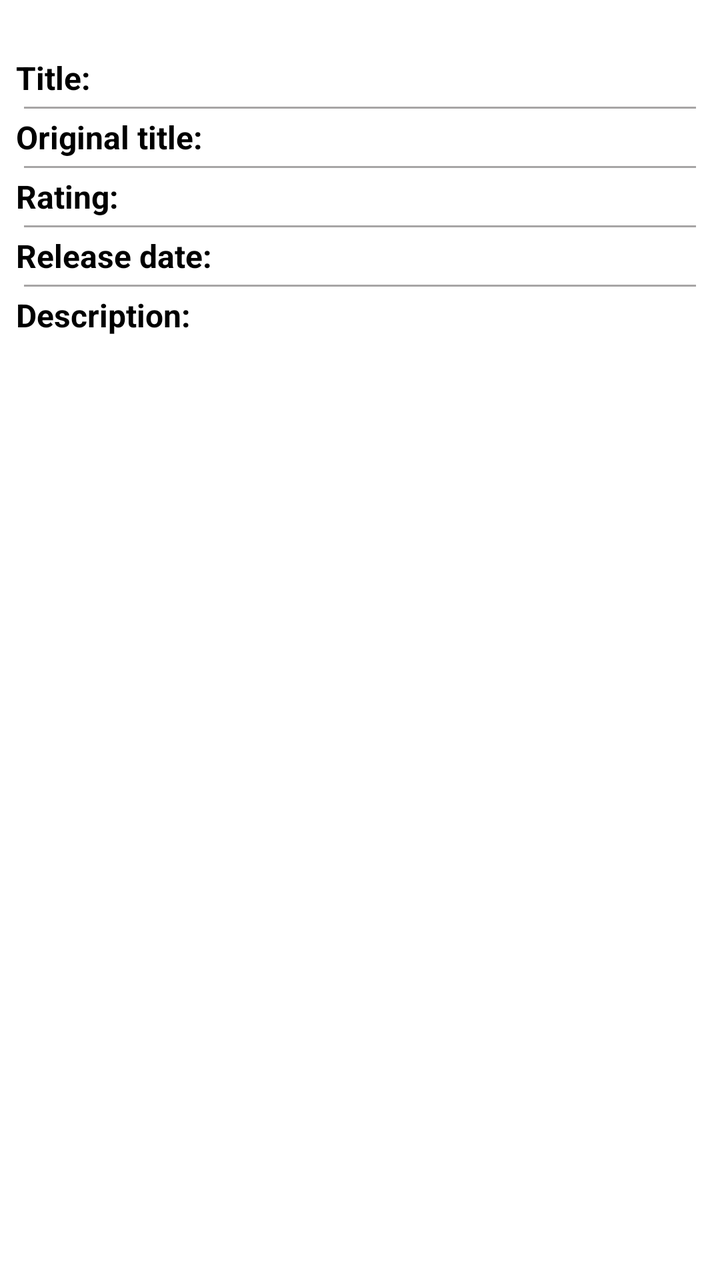
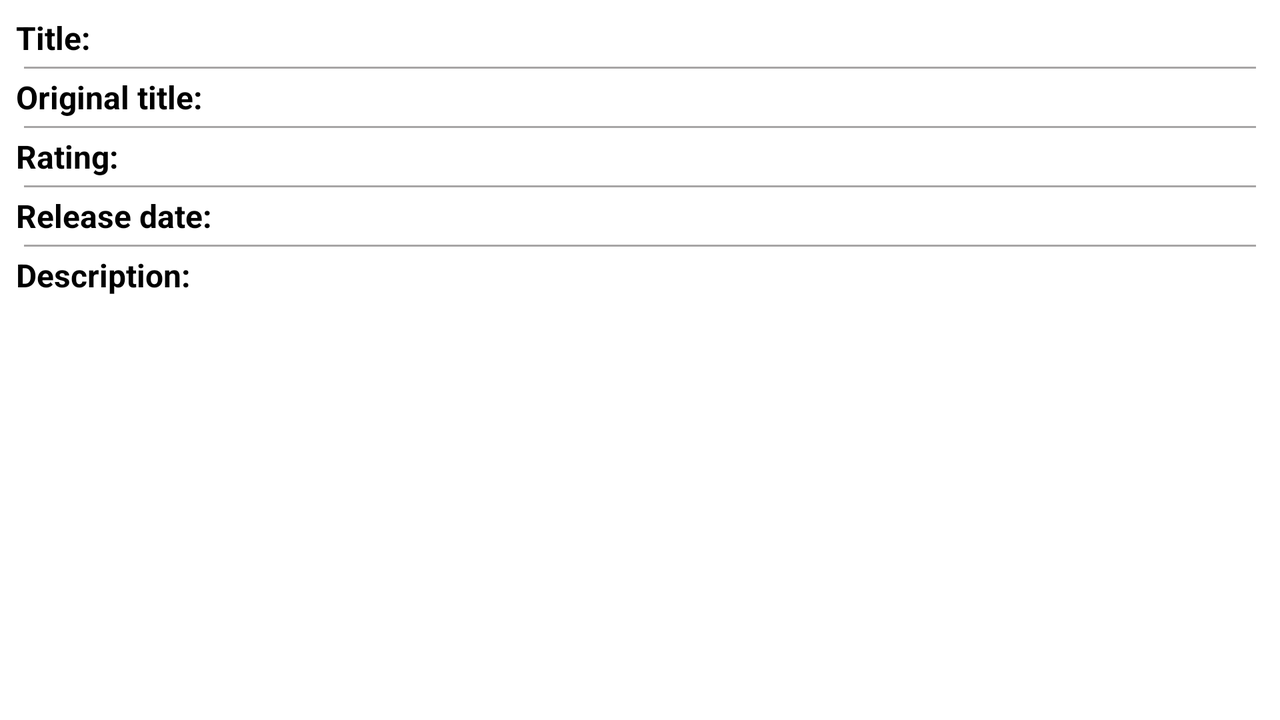

First picture: res/layout/ on a phone held upright. Second picture: the repository's own variant of that layout, on a device whose configuration matches the variant's folder. Source for both follows.
<!-- AndroidManifest.xml: application theme Theme.MyMovies -->
<!-- res/layout/activity_detail.xml -->
<?xml version="1.0" encoding="utf-8"?>
<ScrollView
    android:id="@+id/scrollViewInfo"
    xmlns:android="http://schemas.android.com/apk/res/android"
    xmlns:app="http://schemas.android.com/apk/res-auto"
    xmlns:tools="http://schemas.android.com/tools"
    android:layout_width="match_parent"
    android:layout_height="match_parent"
    tools:context=".ActivityDetail">

    <androidx.constraintlayout.widget.ConstraintLayout
        android:layout_width="match_parent"
        android:layout_height="wrap_content">

        <ImageView
            android:id="@+id/imageViewBigPoster"
            android:layout_width="0dp"
            android:layout_height="wrap_content"
            android:adjustViewBounds="true"
            android:contentDescription="@string/big_poster_to_movie_description"
            app:layout_constraintEnd_toEndOf="parent"
            app:layout_constraintStart_toStartOf="parent"
            app:layout_constraintTop_toTopOf="parent"
            tools:srcCompat="@tools:sample/avatars" />

        <ImageView
            android:id="@+id/imageViewAddToFavourite"
            android:layout_width="@dimen/size_of_star"
            android:layout_height="@dimen/size_of_star"
            android:layout_marginEnd="@dimen/star_marginEnd"
            android:contentDescription="@string/save_to_favourite_content_description"
            android:onClick="onClickChangeFavourite"
            app:layout_constraintBottom_toBottomOf="@+id/imageViewBigPoster"
            app:layout_constraintEnd_toEndOf="parent"
            app:layout_constraintTop_toBottomOf="@+id/imageViewBigPoster"
            app:srcCompat="@drawable/favourite_add_to" />

        <include
            layout="@layout/movie_info"
            android:layout_width="0dp"
            android:layout_height="wrap_content"
            android:id="@+id/movieInfo"
            app:layout_constraintStart_toStartOf="parent"
            app:layout_constraintEnd_toEndOf="parent"
            app:layout_constraintTop_toBottomOf="@id/imageViewAddToFavourite"
            >

        </include>
    </androidx.constraintlayout.widget.ConstraintLayout>
</ScrollView>
<!-- res/layout/movie_info.xml (included above) -->
<?xml version="1.0" encoding="utf-8"?>
<androidx.constraintlayout.widget.ConstraintLayout xmlns:android="http://schemas.android.com/apk/res/android"
    android:layout_width="match_parent"
    android:layout_height="match_parent"
    xmlns:app="http://schemas.android.com/apk/res-auto">

    <TextView
        android:id="@+id/textViewLabelTitle"
        style="@style/LabelStyle"
        android:layout_width="wrap_content"
        android:layout_height="wrap_content"
        android:layout_margin="@dimen/default_margin"
        android:text="@string/label_movie_title"
        app:layout_constraintStart_toStartOf="parent"
        app:layout_constraintTop_toTopOf="parent" />

    <androidx.constraintlayout.widget.Guideline
        android:id="@+id/guidelineCenter"
        android:layout_width="wrap_content"
        android:layout_height="wrap_content"
        android:orientation="vertical"
        app:layout_constraintGuide_percent="0.45" />

    <TextView
        android:id="@+id/textViewTitle"
        style="@style/TextStyle"
        android:layout_width="0dp"
        android:layout_height="wrap_content"
        android:layout_margin="@dimen/default_margin"
        app:layout_constraintEnd_toEndOf="parent"
        app:layout_constraintStart_toStartOf="@+id/guidelineCenter"
        app:layout_constraintTop_toTopOf="parent" />

    <View
        style="@style/BorderStyle"
        app:layout_constraintStart_toStartOf="parent"
        app:layout_constraintEnd_toEndOf="parent"
        app:layout_constraintTop_toBottomOf="@id/textViewTitle"
        app:layout_constraintBottom_toTopOf="@id/textViewOriginalTitle"
        />

    <TextView
        android:id="@+id/textViewLabelOriginalTitle"
        style="@style/LabelStyle"
        android:layout_width="wrap_content"
        android:layout_height="wrap_content"
        android:layout_margin="@dimen/default_margin"
        android:text="@string/label_movie_original_title"
        app:layout_constraintStart_toStartOf="parent"
        app:layout_constraintTop_toBottomOf="@+id/textViewTitle" />

    <TextView
        android:id="@+id/textViewOriginalTitle"
        style="@style/TextStyle"
        android:layout_width="0dp"
        android:layout_height="wrap_content"
        android:layout_margin="@dimen/default_margin"
        app:layout_constraintEnd_toEndOf="parent"
        app:layout_constraintStart_toStartOf="@+id/guidelineCenter"
        app:layout_constraintTop_toBottomOf="@+id/textViewTitle" />

    <View
        style="@style/BorderStyle"
        app:layout_constraintStart_toStartOf="parent"
        app:layout_constraintEnd_toEndOf="parent"
        app:layout_constraintTop_toBottomOf="@id/textViewOriginalTitle"
        app:layout_constraintBottom_toTopOf="@id/textViewRating"
        />

    <TextView
        android:id="@+id/textViewLabelRating"
        style="@style/LabelStyle"
        android:layout_width="wrap_content"
        android:layout_height="wrap_content"
        android:layout_margin="@dimen/default_margin"
        android:text="@string/label_movie_rating"
        app:layout_constraintStart_toStartOf="parent"
        app:layout_constraintTop_toBottomOf="@+id/textViewOriginalTitle" />

    <TextView
        android:id="@+id/textViewRating"
        style="@style/TextStyle"
        android:layout_width="0dp"
        android:layout_height="wrap_content"
        android:layout_margin="@dimen/default_margin"
        app:layout_constraintEnd_toEndOf="parent"
        app:layout_constraintStart_toStartOf="@+id/guidelineCenter"
        app:layout_constraintTop_toBottomOf="@+id/textViewOriginalTitle" />


    <View
        style="@style/BorderStyle"
        app:layout_constraintStart_toStartOf="parent"
        app:layout_constraintEnd_toEndOf="parent"
        app:layout_constraintTop_toBottomOf="@id/textViewRating"
        app:layout_constraintBottom_toTopOf="@id/textViewReleaseDate"
        />

    <TextView
        android:id="@+id/textViewLabelReleaseDate"
        style="@style/LabelStyle"
        android:layout_width="wrap_content"
        android:layout_height="wrap_content"
        android:layout_margin="@dimen/default_margin"
        android:text="@string/label_movie_release_date"
        app:layout_constraintStart_toStartOf="parent"
        app:layout_constraintTop_toBottomOf="@+id/textViewRating" />

    <TextView
        android:id="@+id/textViewReleaseDate"
        style="@style/TextStyle"
        android:layout_width="0dp"
        android:layout_height="wrap_content"
        android:layout_margin="@dimen/default_margin"
        app:layout_constraintEnd_toEndOf="parent"
        app:layout_constraintStart_toStartOf="@+id/guidelineCenter"
        app:layout_constraintTop_toBottomOf="@+id/textViewRating" />

    <View
        style="@style/BorderStyle"
        app:layout_constraintStart_toStartOf="parent"
        app:layout_constraintEnd_toEndOf="parent"
        app:layout_constraintTop_toBottomOf="@id/textViewReleaseDate"
        app:layout_constraintBottom_toTopOf="@id/textViewLabelDescription"
        />

    <TextView
        android:id="@+id/textViewLabelDescription"
        style="@style/LabelStyle"
        android:layout_width="wrap_content"
        android:layout_height="wrap_content"
        android:layout_margin="@dimen/default_margin"
        android:layout_marginBottom="12dp"
        android:text="@string/label_movie_description"
        app:layout_constraintStart_toStartOf="parent"
        app:layout_constraintTop_toBottomOf="@+id/textViewReleaseDate" />

    <TextView
        android:id="@+id/textViewOverview"
        style="@style/TextStyle"
        android:layout_width="0dp"
        android:layout_height="wrap_content"
        android:layout_margin="@dimen/default_margin"
        android:layout_marginBottom="16dp"
        app:layout_constraintStart_toStartOf="parent"
        app:layout_constraintEnd_toEndOf="parent"
        app:layout_constraintTop_toBottomOf="@+id/textViewLabelDescription" />


    <androidx.recyclerview.widget.RecyclerView
        android:id="@+id/recyclerViewTrailers"
        app:layout_constraintEnd_toEndOf="parent"
        app:layout_constraintStart_toStartOf="parent"
        app:layout_constraintTop_toBottomOf="@id/textViewOverview"
        android:nestedScrollingEnabled="false"
        android:layout_width="0dp"
        android:layout_height="wrap_content">

    </androidx.recyclerview.widget.RecyclerView>

    <androidx.recyclerview.widget.RecyclerView
        android:id="@+id/recyclerViewReviews"
        app:layout_constraintEnd_toEndOf="parent"
        app:layout_constraintStart_toStartOf="parent"
        app:layout_constraintTop_toBottomOf="@id/recyclerViewTrailers"
        android:nestedScrollingEnabled="false"
        android:layout_width="0dp"
        android:layout_height="wrap_content">

    </androidx.recyclerview.widget.RecyclerView>

</androidx.constraintlayout.widget.ConstraintLayout>
<!-- resources referenced by this layout -->
<resources>
  <dimen name="default_margin">8dp</dimen>
  <dimen name="size_of_star">40dp</dimen>
  <dimen name="star_marginEnd">16dp</dimen>
  <string name="big_poster_to_movie_description">Big poster to movie</string>
  <string name="label_movie_description">Description:</string>
  <string name="label_movie_original_title">Original title:</string>
  <string name="label_movie_rating">Rating:</string>
  <string name="label_movie_release_date">Release date:</string>
  <string name="label_movie_title">Title:</string>
  <string name="save_to_favourite_content_description">Save to favourite/Delete from favourite</string>
  <style name="BorderStyle">
          <item name="android:background">@color/light_gray</item>
          <item name="android:layout_width">fill_parent</item>
          <item name="android:layout_height">1dp</item>
          <item name="android:layout_marginLeft">12dp</item>
          <item name="android:layout_marginRight">12dp</item>
      </style>
  <style name="LabelStyle">
          <item name="android:textColor">@color/black</item>
          <item name="android:textStyle">bold</item>
          <item name="android:textSize">16sp</item>
      </style>
  <style name="TextStyle">
          <item name="android:textColor">@color/black</item>
          <item name="android:textSize">16sp</item>
      </style>
  <style name="Theme.MyMovies" parent="Theme.MaterialComponents.DayNight.DarkActionBar">
          
          <item name="colorPrimary">@color/black</item>
          <item name="colorPrimaryVariant">@color/gray</item>
          <item name="colorOnPrimary">@color/white</item>
          
          <item name="colorSecondary">@color/blue</item>
          <item name="colorSecondaryVariant">@color/blue</item>
          <item name="colorOnSecondary">@color/gray</item>
          
          <item name="android:statusBarColor" tools:targetApi="l">?attr/colorPrimary</item>
  
          
      </style>
  <color name="light_gray">#94686464</color>
  <color name="black">#FF000000</color>
  <color name="gray">#454444</color>
  <color name="white">#FFFFFF</color>
  <color name="blue">#526CFF</color>
</resources>
<!-- res/layout-land/activity_detail.xml (the repository's variant of the layout above) -->
<!-- drawn on the phone turned sideways -->
<?xml version="1.0" encoding="utf-8"?>
<androidx.constraintlayout.widget.ConstraintLayout
    xmlns:android="http://schemas.android.com/apk/res/android"
    xmlns:app="http://schemas.android.com/apk/res-auto"
    xmlns:tools="http://schemas.android.com/tools"
    android:layout_width="match_parent"
    android:layout_height="match_parent"
    tools:context=".ActivityDetail">

        <ImageView
            android:id="@+id/imageViewBigPoster"
            android:layout_width="wrap_content"
            android:layout_height="0dp"
            android:adjustViewBounds="true"
            app:layout_constraintStart_toStartOf="parent"
            app:layout_constraintTop_toTopOf="parent"
            app:layout_constraintBottom_toBottomOf="parent"
            tools:srcCompat="@tools:sample/avatars" />

        <ImageView
            android:id="@+id/imageViewAddToFavourite"
            android:layout_width="@dimen/size_of_star"
            android:layout_height="@dimen/size_of_star"
            android:layout_marginEnd="@dimen/star_margins"
            android:layout_marginTop="@dimen/star_margins"
            app:layout_constraintEnd_toEndOf="@id/imageViewBigPoster"
            app:layout_constraintTop_toTopOf="@+id/imageViewBigPoster"
            app:srcCompat="@drawable/favourite_add_to"
            android:onClick="onClickChangeFavourite"/>

    <ScrollView
        android:id="@+id/scrollViewInfo"
        android:layout_width="0dp"
        android:layout_height="0dp"
        app:layout_constraintBottom_toBottomOf="parent"
        app:layout_constraintTop_toTopOf="parent"
        app:layout_constraintEnd_toEndOf="parent"
        app:layout_constraintStart_toEndOf="@id/imageViewBigPoster">

        <include
            layout="@layout/movie_info"
            android:layout_width="match_parent"
            android:layout_height="wrap_content"
            android:id="@+id/movieInfo"
            app:layout_constraintTop_toBottomOf="@id/imageViewAddToFavourite">
        </include>
    </ScrollView>

    </androidx.constraintlayout.widget.ConstraintLayout>
<!-- resources referenced by the variant -->
<!-- as the phone turned sideways resolves them -->
<resources>
  <dimen name="default_margin">8dp</dimen>
  <dimen name="size_of_star">40dp</dimen>
  <dimen name="star_margins">16dp</dimen>
  <string name="label_movie_description">Description:</string>
  <string name="label_movie_original_title">Original title:</string>
  <string name="label_movie_rating">Rating:</string>
  <string name="label_movie_release_date">Release date:</string>
  <string name="label_movie_title">Title:</string>
  <style name="BorderStyle">
          <item name="android:background">@color/light_gray</item>
          <item name="android:layout_width">fill_parent</item>
          <item name="android:layout_height">1dp</item>
          <item name="android:layout_marginLeft">12dp</item>
          <item name="android:layout_marginRight">12dp</item>
      </style>
  <style name="LabelStyle">
          <item name="android:textColor">@color/black</item>
          <item name="android:textStyle">bold</item>
          <item name="android:textSize">16sp</item>
      </style>
  <style name="TextStyle">
          <item name="android:textColor">@color/black</item>
          <item name="android:textSize">16sp</item>
      </style>
  <style name="Theme.MyMovies" parent="Theme.MaterialComponents.DayNight.DarkActionBar">
          
          <item name="colorPrimary">@color/black</item>
          <item name="colorPrimaryVariant">@color/gray</item>
          <item name="colorOnPrimary">@color/white</item>
          
          <item name="colorSecondary">@color/blue</item>
          <item name="colorSecondaryVariant">@color/blue</item>
          <item name="colorOnSecondary">@color/gray</item>
          
          <item name="android:statusBarColor" tools:targetApi="l">?attr/colorPrimary</item>
  
          
      </style>
  <color name="light_gray">#94686464</color>
  <color name="black">#FF000000</color>
  <color name="gray">#454444</color>
  <color name="white">#FFFFFF</color>
  <color name="blue">#526CFF</color>
</resources>
